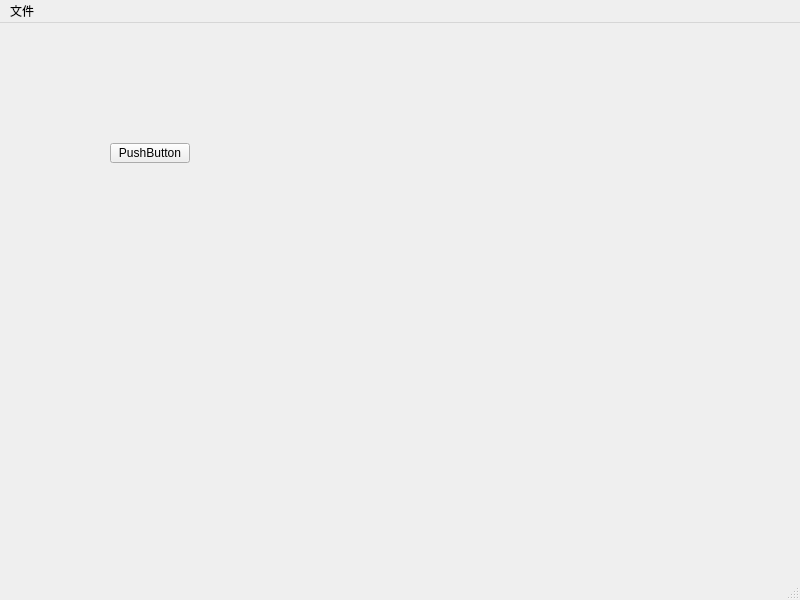
<?xml version="1.0" encoding="UTF-8"?>
<ui version="4.0">
 <class>MainWindow</class>
 <widget class="QMainWindow" name="MainWindow">
  <property name="geometry">
   <rect>
    <x>0</x>
    <y>0</y>
    <width>800</width>
    <height>600</height>
   </rect>
  </property>
  <property name="windowTitle">
   <string>MainWindow</string>
  </property>
  <widget class="QWidget" name="centralwidget">
   <widget class="QPushButton" name="pushButton">
    <property name="geometry">
     <rect>
      <x>110</x>
      <y>120</y>
      <width>80</width>
      <height>20</height>
     </rect>
    </property>
    <property name="text">
     <string>PushButton</string>
    </property>
   </widget>
  </widget>
  <widget class="QMenuBar" name="menubar">
   <property name="geometry">
    <rect>
     <x>0</x>
     <y>0</y>
     <width>800</width>
     <height>21</height>
    </rect>
   </property>
   <widget class="QMenu" name="menu">
    <property name="title">
     <string>文件</string>
    </property>
    <addaction name="actionnew"/>
    <addaction name="actionopen"/>
   </widget>
   <addaction name="menu"/>
  </widget>
  <widget class="QStatusBar" name="statusbar"/>
  <action name="actionnew">
   <property name="text">
    <string>新建</string>
   </property>
  </action>
  <action name="actionopen">
   <property name="text">
    <string>打开</string>
   </property>
  </action>
 </widget>
 <resources/>
 <connections/>
</ui>
